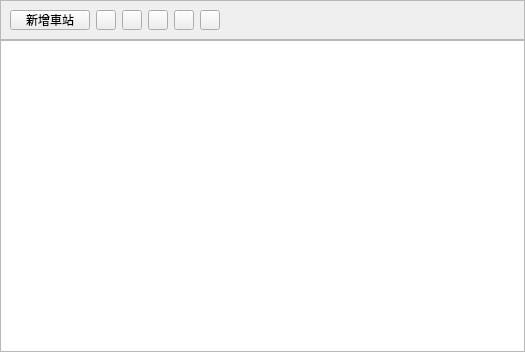
<?xml version="1.0" encoding="UTF-8"?>
<ui version="4.0">
 <class>STB_Widget</class>
 <widget class="QWidget" name="STB_Widget">
  <property name="geometry">
   <rect>
    <x>0</x>
    <y>0</y>
    <width>525</width>
    <height>352</height>
   </rect>
  </property>
  <property name="windowTitle">
   <string>Form</string>
  </property>
  <layout class="QVBoxLayout" name="verticalLayout">
   <property name="spacing">
    <number>0</number>
   </property>
   <property name="leftMargin">
    <number>0</number>
   </property>
   <property name="topMargin">
    <number>0</number>
   </property>
   <property name="rightMargin">
    <number>0</number>
   </property>
   <property name="bottomMargin">
    <number>0</number>
   </property>
   <item>
    <widget class="QFrame" name="upper_frame">
     <property name="sizePolicy">
      <sizepolicy hsizetype="Preferred" vsizetype="Fixed">
       <horstretch>0</horstretch>
       <verstretch>0</verstretch>
      </sizepolicy>
     </property>
     <property name="minimumSize">
      <size>
       <width>0</width>
       <height>40</height>
      </size>
     </property>
     <property name="maximumSize">
      <size>
       <width>16777215</width>
       <height>40</height>
      </size>
     </property>
     <property name="frameShape">
      <enum>QFrame::Shape::StyledPanel</enum>
     </property>
     <property name="frameShadow">
      <enum>QFrame::Shadow::Raised</enum>
     </property>
     <layout class="QHBoxLayout" name="horizontalLayout">
      <item>
       <widget class="QPushButton" name="add_station_b">
        <property name="sizePolicy">
         <sizepolicy hsizetype="Fixed" vsizetype="Fixed">
          <horstretch>0</horstretch>
          <verstretch>0</verstretch>
         </sizepolicy>
        </property>
        <property name="minimumSize">
         <size>
          <width>80</width>
          <height>0</height>
         </size>
        </property>
        <property name="maximumSize">
         <size>
          <width>80</width>
          <height>16777215</height>
         </size>
        </property>
        <property name="toolTip">
         <string>新增車站</string>
        </property>
        <property name="text">
         <string>新增車站</string>
        </property>
       </widget>
      </item>
      <item>
       <widget class="QPushButton" name="move_up_b">
        <property name="sizePolicy">
         <sizepolicy hsizetype="Fixed" vsizetype="Fixed">
          <horstretch>0</horstretch>
          <verstretch>0</verstretch>
         </sizepolicy>
        </property>
        <property name="minimumSize">
         <size>
          <width>20</width>
          <height>20</height>
         </size>
        </property>
        <property name="maximumSize">
         <size>
          <width>20</width>
          <height>20</height>
         </size>
        </property>
        <property name="toolTip">
         <string>上移</string>
        </property>
        <property name="text">
         <string/>
        </property>
       </widget>
      </item>
      <item>
       <widget class="QPushButton" name="move_down_b">
        <property name="sizePolicy">
         <sizepolicy hsizetype="Fixed" vsizetype="Fixed">
          <horstretch>0</horstretch>
          <verstretch>0</verstretch>
         </sizepolicy>
        </property>
        <property name="minimumSize">
         <size>
          <width>20</width>
          <height>20</height>
         </size>
        </property>
        <property name="maximumSize">
         <size>
          <width>20</width>
          <height>20</height>
         </size>
        </property>
        <property name="toolTip">
         <string>下移</string>
        </property>
        <property name="text">
         <string/>
        </property>
       </widget>
      </item>
      <item>
       <widget class="QPushButton" name="move_left_b">
        <property name="sizePolicy">
         <sizepolicy hsizetype="Fixed" vsizetype="Fixed">
          <horstretch>0</horstretch>
          <verstretch>0</verstretch>
         </sizepolicy>
        </property>
        <property name="minimumSize">
         <size>
          <width>20</width>
          <height>20</height>
         </size>
        </property>
        <property name="maximumSize">
         <size>
          <width>20</width>
          <height>20</height>
         </size>
        </property>
        <property name="toolTip">
         <string>左移</string>
        </property>
        <property name="text">
         <string/>
        </property>
       </widget>
      </item>
      <item>
       <widget class="QPushButton" name="move_right_b">
        <property name="sizePolicy">
         <sizepolicy hsizetype="Fixed" vsizetype="Fixed">
          <horstretch>0</horstretch>
          <verstretch>0</verstretch>
         </sizepolicy>
        </property>
        <property name="minimumSize">
         <size>
          <width>20</width>
          <height>20</height>
         </size>
        </property>
        <property name="maximumSize">
         <size>
          <width>20</width>
          <height>20</height>
         </size>
        </property>
        <property name="toolTip">
         <string>右移</string>
        </property>
        <property name="text">
         <string/>
        </property>
       </widget>
      </item>
      <item>
       <widget class="QPushButton" name="delete_b">
        <property name="sizePolicy">
         <sizepolicy hsizetype="Fixed" vsizetype="Fixed">
          <horstretch>0</horstretch>
          <verstretch>0</verstretch>
         </sizepolicy>
        </property>
        <property name="minimumSize">
         <size>
          <width>20</width>
          <height>20</height>
         </size>
        </property>
        <property name="maximumSize">
         <size>
          <width>20</width>
          <height>20</height>
         </size>
        </property>
        <property name="toolTip">
         <string>刪除</string>
        </property>
        <property name="text">
         <string/>
        </property>
       </widget>
      </item>
      <item>
       <spacer name="horizontalSpacer">
        <property name="orientation">
         <enum>Qt::Orientation::Horizontal</enum>
        </property>
        <property name="sizeHint" stdset="0">
         <size>
          <width>40</width>
          <height>20</height>
         </size>
        </property>
       </spacer>
      </item>
     </layout>
    </widget>
   </item>
   <item>
    <widget class="QTableWidget" name="main_table">
     <property name="alternatingRowColors">
      <bool>true</bool>
     </property>
    </widget>
   </item>
  </layout>
 </widget>
 <resources/>
 <connections/>
</ui>
